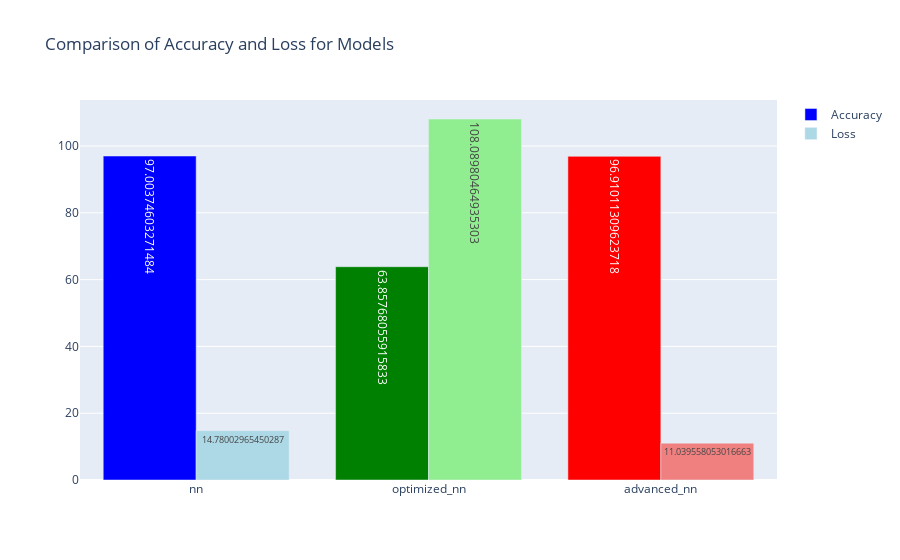

The notebook cell this image was saved under:
### Code cell
import plotly.graph_objects as go

# Data for each model
models = ['nn', 'optimized_nn', 'advanced_nn']
accuracies = [97.00374603271484, 63.85768055915833, 96.91011309623718]  
losses = [14.78002965450287, 108.08980464935303, 11.039558053016663]  

# Create traces for accuracies and losses
trace1 = go.Bar(
    x=models,
    y=accuracies,
    name='Accuracy',
    marker=dict(color=['blue', 'green', 'red']),
    hoverinfo='y',
    text=accuracies,
    textposition='auto',
    hovertemplate=
    '<b>Model</b>: %{x}<br><b>Accuracy</b>: %{y:.2f}%<extra></extra>'  # Display value as percentage
)

trace2 = go.Bar(
    x=models,
    y=losses,
    name='Loss',
    marker=dict(color=['lightblue', 'lightgreen', 'lightcoral']),
    hoverinfo='y',
    text=losses,
    textposition='auto',
    hovertemplate=
    '<b>Model</b>: %{x}<br><b>Loss</b>: %{y:.2f}%<extra></extra>'  # Display value as percentage
)

# Create the layout and add traces
layout = go.Layout(
    title='Comparison of Accuracy and Loss for Models',
    barmode='group'
)

fig = go.Figure(data=[trace1, trace2], layout=layout)

# Show plot
fig.show()

### Figure 1 — Plotly figure (JSON) as saved in the notebook; plotly's stock layout.template omitted (floating-point values rounded to 4 significant figures)
{"data": [{"hoverinfo": "y", "hovertemplate": "<b>Model</b>: %{x}<br><b>Accuracy</b>: %{y:.2f}%<extra></extra>", "marker": {"color": ["blue", "green", "red"]}, "name": "Accuracy", "text": ["97.00374603271484", "63.85768055915833", "96.91011309623718"], "textposition": "auto", "type": "bar", "x": ["nn", "optimized_nn", "advanced_nn"], "y": [97.0, 63.86, 96.91]}, {"hoverinfo": "y", "hovertemplate": "<b>Model</b>: %{x}<br><b>Loss</b>: %{y:.2f}%<extra></extra>", "marker": {"color": ["lightblue", "lightgreen", "lightcoral"]}, "name": "Loss", "text": ["14.78002965450287", "108.08980464935303", "11.039558053016663"], "textposition": "auto", "type": "bar", "x": ["nn", "optimized_nn", "advanced_nn"], "y": [14.78, 108.1, 11.04]}], "layout": {"barmode": "group", "title": {"text": "Comparison of Accuracy and Loss for Models"}}}
